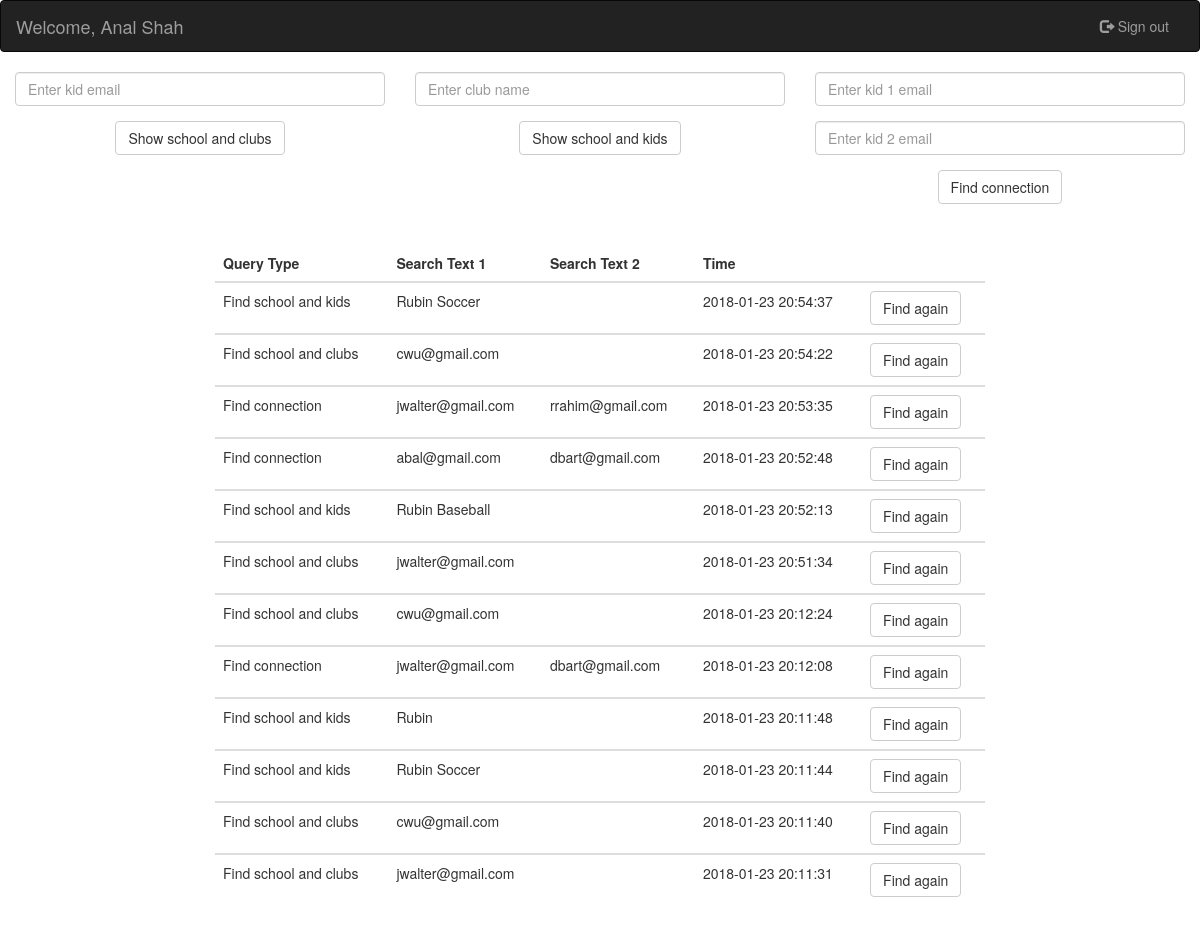
The app's page /home.php (signed in) with its own data.
### tables this page shows
CREATE TABLE `query` (
  `adminid` int(11) NOT NULL,
  `queryid` enum('query1','query2','query3') NOT NULL,
  `queryvalue1` varchar(30) NOT NULL,
  `queryvalue2` varchar(30) DEFAULT NULL,
  `datetime` timestamp NOT NULL DEFAULT CURRENT_TIMESTAMP
);

### home.php (the view, shortened to what this page needs)
<?php
if (isset($_SESSION['adminName'])) {
    $userName = $_SESSION['adminName'];
} else {
    header('Location:index.php');
}
$servername = "localhost";
$username = "root";
$password = "";
$database = "securlydb";
$conn = mysqli_connect($servername, $username, $password);
mysqli_select_db($conn, $database);
$query = "SELECT * FROM query WHERE adminid = $_SESSION[adminId] ORDER BY query.datetime DESC";
$getQueries = mysqli_query($conn, $query);
$queries = null;
if ($getQueries) {
    $queries = mysqli_fetch_all($getQueries);
}
?>
<!DOCTYPE html>
<html>
    <head>
        <link rel="stylesheet" href="https://maxcdn.bootstrapcdn.com/bootstrap/3.3.7/css/bootstrap.min.css">
    </head>
    <body>
        <nav class="navbar navbar-inverse">
            <div class="container-fluid">
                <div class="navbar-header">
                    <a class="navbar-brand" href="#">
                        <?php
                        echo "Welcome, $userName";
                        ?>
                    </a>
                </div>
                <div class="collapse navbar-collapse" id="myNavbar">
                    <ul class="nav navbar-nav navbar-right">
                        <li><a href="index.php"><span class="glyphicon glyphicon-log-out"></span> Sign out</a></li>
                    </ul>
                </div>
            </div>
        </nav>
        <div class="container-fluid">
            <div class="row">
                <div class="col-md-4">
                    <form id="queryForm1" method="POST" action="queryHandler.php" class="text-center">
                        <div class="form-group">
                            <input type="text" class="form-control" name="queryText"
                                   placeholder="Enter kid email" required />
                        </div>
                        <input type="submit" id="postQuery1" value="Show school and clubs" class="btn btn-default" />
                    </form>
                </div>
                <div class="col-md-4">
                    <form id="queryForm2" method="POST" action="queryHandler.php" class="text-center">
                        <div class="form-group">
                            <input type="text" class="form-control" name="queryText"
                                   placeholder="Enter club name" required />
                        </div>
                        <input type="submit" id="postQuery2" value="Show school and kids" class="btn btn-default" />
                    </form>
                </div>
                <div class="col-md-4">
                    <form id="queryForm3" method="POST" action="queryHandler.php" class="text-center">
                        <div class="form-group">
                            <input type="text" class="form-control" name="queryText"
                                   placeholder="Enter kid 1 email" required />
                        </div>
                        <div class="form-group">
                            <input type="text" class="form-control" name="queryText2"
                                   placeholder="Enter kid 2 email" required />
                        </div>
                        <input type="submit" id="postQuery3" value="Find connection" class="btn btn-default" />
                    </form>
                </div>
            </div>
        </div>
        <br/>
        <div class="container-fluid">
            <div class="row">
                <div class="col-md-3"></div>
                <div class="col-md-6">
                </div>
                <div class="col-md-3"></div>
            </div>
        </div>
        <br/>
        <div class="container-fluid">
            <div class="row">
                <div class="col-md-2"></div>
                <div class="col-md-8">
                    <?php
                    echo "<table class='table table-hover'>
                        <thead>
                        <tr>
                        <th>Query Type</th>
                        <th>Search Text 1</th>
                        <th>Search Text 2</th>
                        <th>Time</th>
                        <th></th>
                        </tr>
                        </thead>";
                    if (count($queries) > 0) {
                        foreach ($queries as $q) {
                            echo "<tbody><tr>";
                            echo "<form method='POST' action='queryHandler.php'>";
                            switch ($q[1]) {
                                case 'query1':
                                    echo "<td>Find school and clubs</td>";
                                    break;
                                case 'query2':
                                    echo "<td>Find school and kids</td>";
                                    break;
                                case 'query3':
                                    echo "<td>Find connection</td>";
                                    break;
                            }
                            echo "<td>$q[2]</td><td>$q[3]</td><td>$q[4]</td>";
                            echo "<td><input type='submit' value='Find again' class='btn btn-default' /></td>";
                            echo "</form></tr></tbody>";
                        }
                    }
                    echo '</table>';
                    ?>
                </div>
                <div class="col-md-2"></div>
            </div>
        </div>
    </body>
</html>

### records on screen
query: queryid "Find school and kids", queryvalue1 "Rubin Soccer", datetime "2018-01-23 20:54:37"
query: queryid "Find school and clubs", queryvalue1 "cwu@gmail.com", datetime "2018-01-23 20:54:22"
query: queryid "Find connection", queryvalue1 "jwalter@gmail.com", queryvalue2 "rrahim@gmail.com", datetime "2018-01-23 20:53:35"
query: queryid "Find connection", queryvalue1 "abal@gmail.com", queryvalue2 "dbart@gmail.com", datetime "2018-01-23 20:52:48"
query: queryid "Find school and kids", queryvalue1 "Rubin Baseball", datetime "2018-01-23 20:52:13"
query: queryid "Find school and clubs", queryvalue1 "jwalter@gmail.com", datetime "2018-01-23 20:51:34"
query: queryid "Find school and clubs", queryvalue1 "cwu@gmail.com", datetime "2018-01-23 20:12:24"
query: queryid "Find connection", queryvalue1 "jwalter@gmail.com", queryvalue2 "dbart@gmail.com", datetime "2018-01-23 20:12:08"
query: queryid "Find school and kids", queryvalue1 "Rubin", datetime "2018-01-23 20:11:48"
query: queryid "Find school and kids", queryvalue1 "Rubin Soccer", datetime "2018-01-23 20:11:44"
query: queryid "Find school and clubs", queryvalue1 "cwu@gmail.com", datetime "2018-01-23 20:11:40"
query: queryid "Find school and clubs", queryvalue1 "jwalter@gmail.com", datetime "2018-01-23 20:11:31"

### other values on screen
$userName "Anal Shah"
